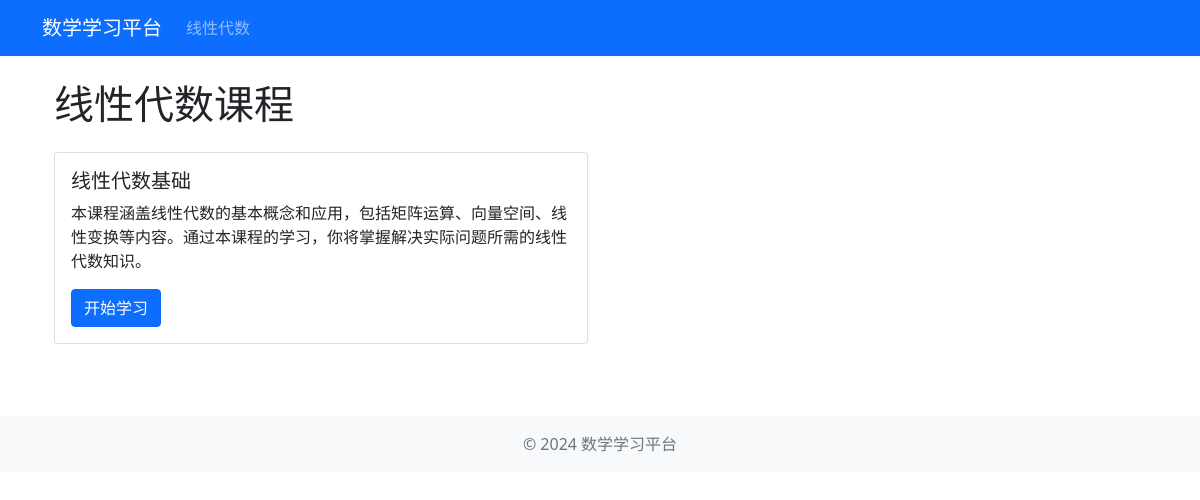
Page /course/list/linear-algebra on the committed database.
### models.py (models this page shows)
class Course(db.Model):
    id = db.Column(db.Integer, primary_key=True)
    title = db.Column(db.String(100), nullable=False)
    description = db.Column(db.Text)
    category = db.Column(db.String(50))  # 线性代数/高数/概率论
    created_at = db.Column(db.DateTime, default=datetime.utcnow)
    updated_at = db.Column(db.DateTime, default=datetime.utcnow, onupdate=datetime.utcnow)
    chapters = db.relationship('Chapter', backref='course', lazy=True, order_by='Chapter.order')

### routes/course.py (the view)
@course_bp.route('/list/<category>')
def list_courses(category):
    try:
        current_app.logger.info(f'访问课程列表页面，类别: {category}')
        courses = Course.query.filter_by(category=category).all()
        current_app.logger.info(f'找到 {len(courses)} 个{category}类别的课程')
        for course in courses:
            current_app.logger.info(f'课程信息 - ID: {course.id}, 标题: {course.title}')
        return render_template('course/list.html', courses=courses, category=category)
    except Exception as e:
        current_app.logger.error(f'访问课程列表页面出错: {str(e)}')
        current_app.logger.error(traceback.format_exc())
        return render_template('errors/500.html'), 500

### templates/course/list.html (shortened to what this page needs)
{% extends "base.html" %}
{% block content %}
<div class="container mt-4">
    <h1 class="mb-4">
        {% if category == 'linear-algebra' %}
            线性代数课程
        {% endif %}
    </h1>
    <div class="row">
        {% for course in courses %}
        <div class="col-md-6 mb-4">
            <div class="card h-100">
                <div class="card-body">
                    <h5 class="card-title">{{ course.title }}</h5>
                    <p class="card-text">{{ course.description }}</p>
                    <a href="{{ url_for('course.linear_algebra') }}" class="btn btn-primary">开始学习</a>
                </div>
            </div>
        </div>
        {% else %}
        <div class="col-12">
            <div class="alert alert-info">
                暂无课程内容
            </div>
        </div>
        {% endfor %}
    </div>
</div>
{% endblock %}

### rows in the picture
Course: title "线性代数基础", description "本课程涵盖线性代数的基本概念和应用，包括矩阵运算、向量空间、线性变换等内容。通过本课程的学习，你将掌握解决实际问题所需的线性代数知识。"
